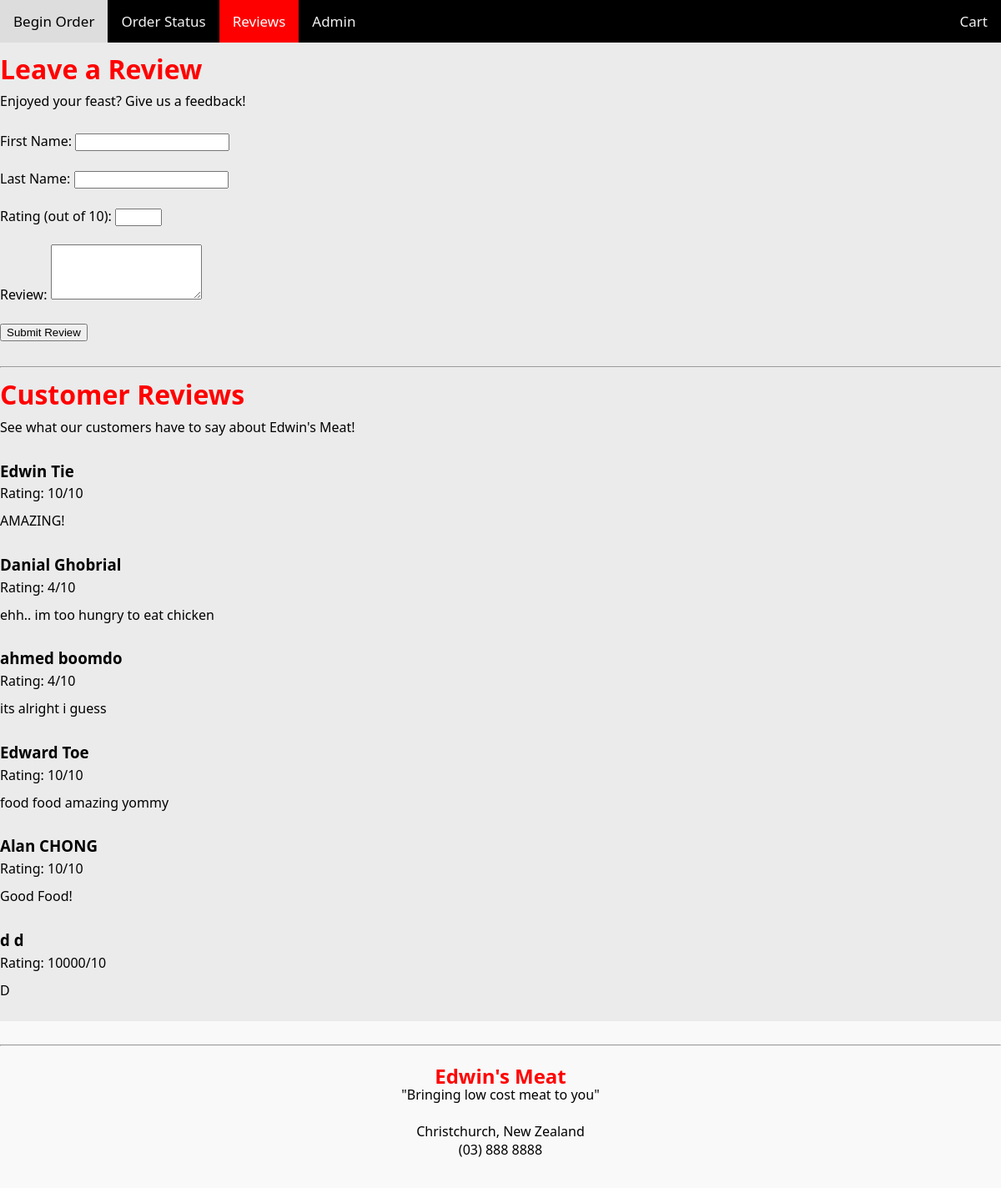
The app's page /reviews, older data.
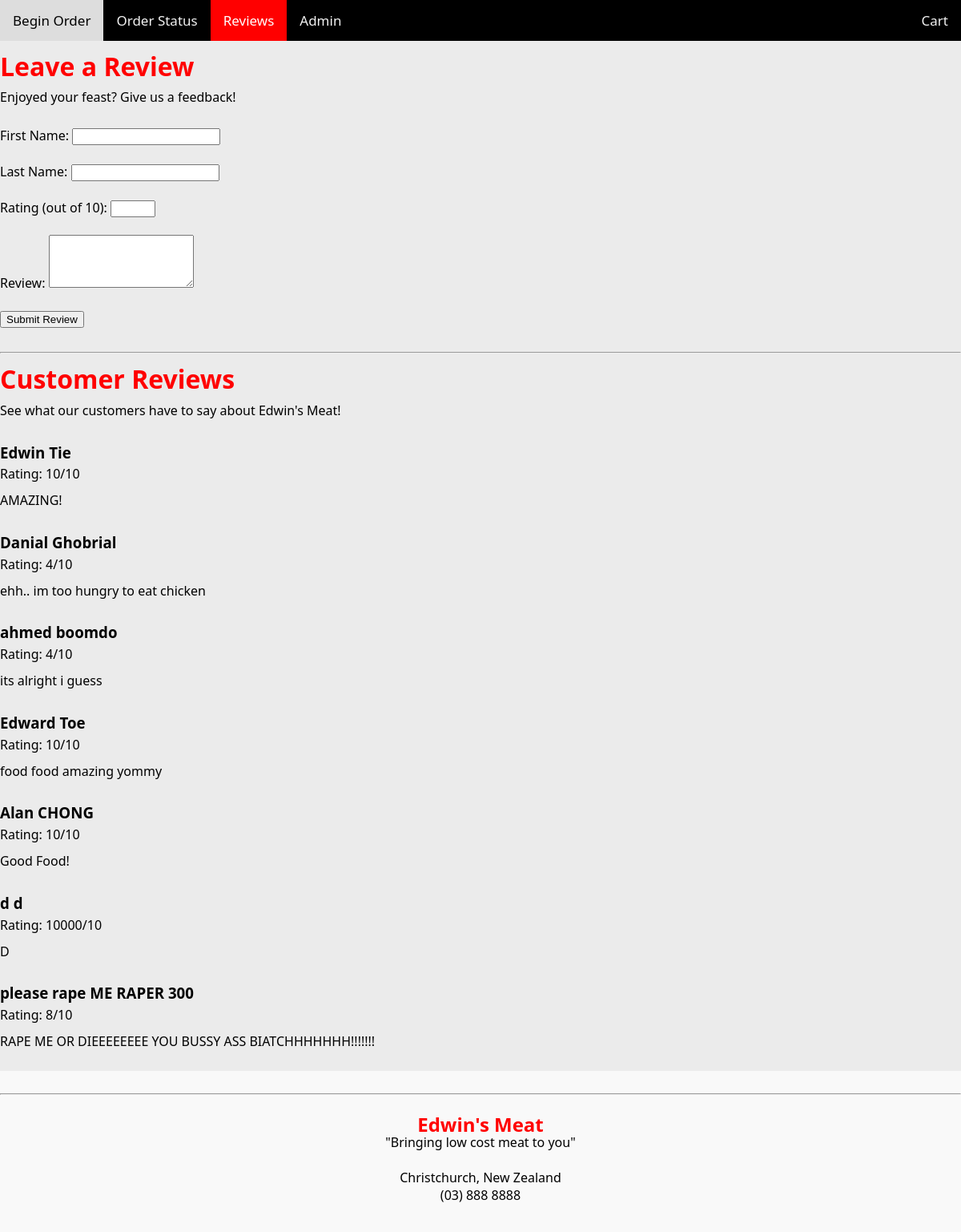
The same page, newer data.
### tables this page shows
CREATE TABLE Reviews (review_id INTEGER PRIMARY KEY AUTOINCREMENT, firstname TEXT, lastname TEXT, ratingmessage TEXT, rating INTEGER);

### routes.py (the view, shortened to what this page needs)
@app.route("/reviews", methods=["GET", "POST"])
def reviews():
    conn = sqlite3.connect('data.db')
    cur = conn.cursor()
    cur.execute('SELECT * FROM Reviews')
    reviews = cur.fetchall()
    return render_template("reviews.html", reviews=reviews)

### templates/reviews.html
{% extends "layout.html" %}
{% block content %}
<div class="page_wrpr">
    <h1>Leave a Review</h1>
    <p>Enjoyed your feast? Give us a feedback!</p>
    <form action="/reviews" method="POST">
        <label for="firstname">First Name:</label>
        <input type="text" id="firstname" name="firstname" required><br><br>
        <label for="lastname">Last Name:</label>
        <input type="text" id="lastname" name="lastname" required><br><br>
        <label for="rating">Rating (out of 10):</label>
        <input type="number" id="rating" name="rating" min="1" max="10" required><br><br>
        <label for="ratingmessage">Review:</label>
        <textarea id="ratingmessage" name="ratingmessage" rows="4" required></textarea><br><br>
        <input type="submit" value="Submit Review">
    </form>
<br>
    <hr>
    <h1>Customer Reviews</h1>
    <p>See what our customers have to say about Edwin's Meat!</p>
    <div class="reviews-container">
        {% for review in reviews %}
        <div class="review-item">
            <h3>{{ review[1] }} {{ review[2] }}</h3>
            <p>Rating: {{ review[4] }}/10</p>
            <p>{{ review[3] }}</p>
        </div>
    {% endfor %}
    </div>
</div>
{% endblock %}

Row changes from the older to the newer data that the page shows:
added Reviews: firstname "please rape ME", lastname "RAPER 300", rating "8", ratingmessage "RAPE ME OR DIEEEEEEEE YOU BUSSY ASS BIATCHHHHHHH!!!!!!!"
